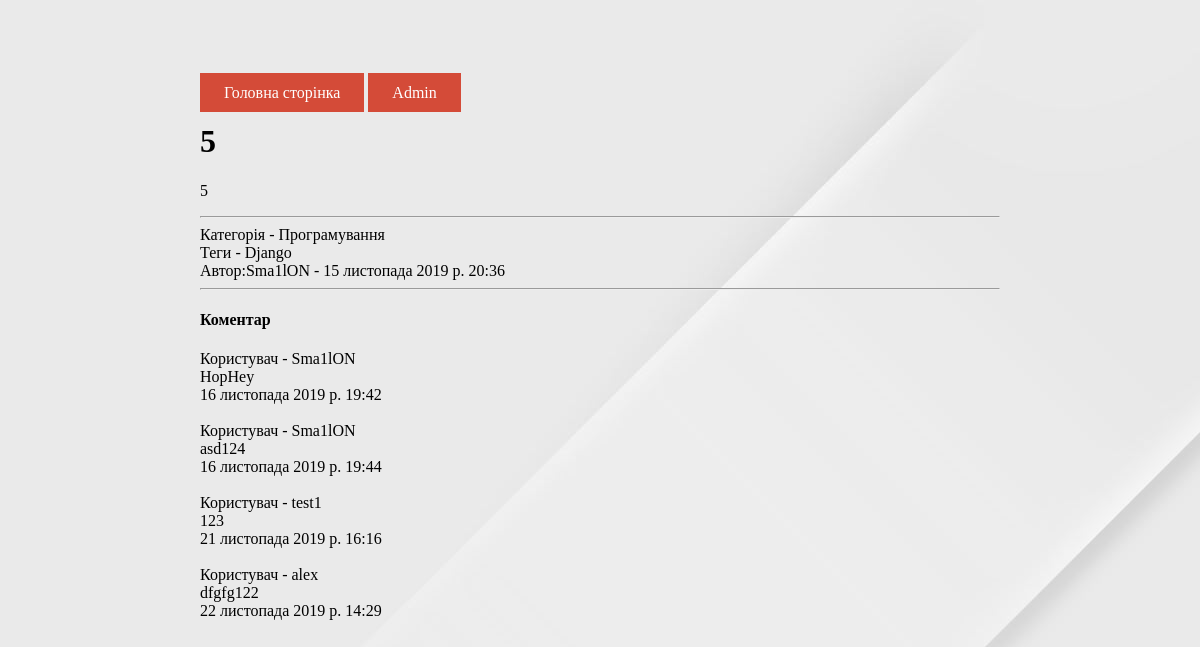
The app's page /single/12, older data.
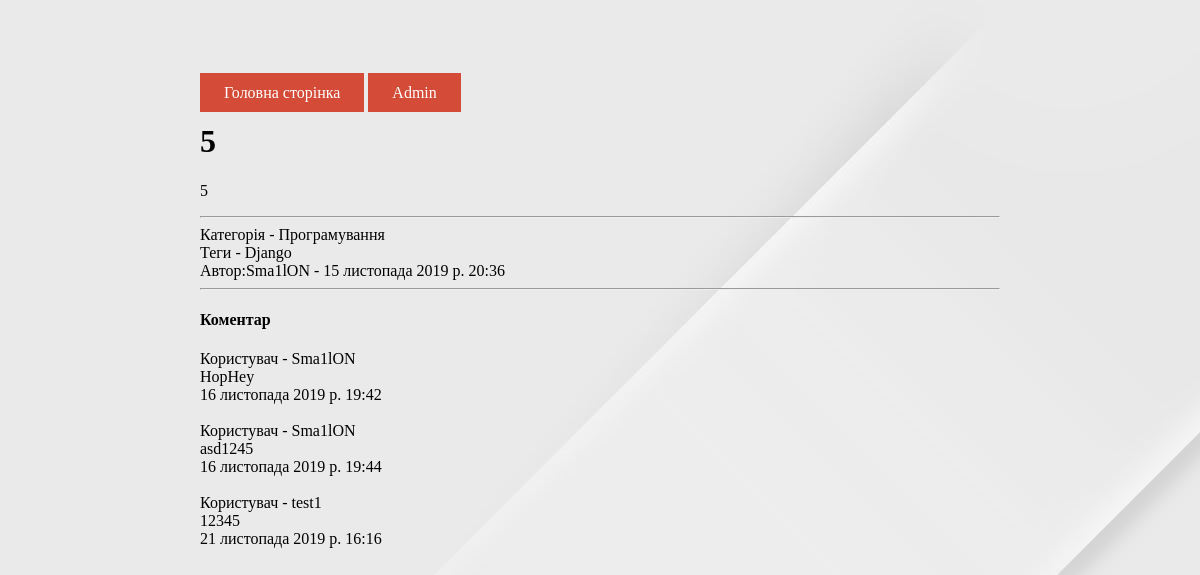
The same page, newer data.
### blog/models.py (models this page shows, shortened)
class Tag(models.Model):
    title = models.CharField("Тег", max_length=50)
    class Meta:
        verbose_name = "Тег"
        verbose_name_plural = "Теги"

class Comments(models.Model):
    user = models.ForeignKey(
        User,
        verbose_name="Користувач",
        on_delete=models.CASCADE)
    new = models.ForeignKey(
        Blog,
        verbose_name="Новина",
        on_delete=models.CASCADE)
    text = models.TextField("Коментар")
    created = models.DateTimeField("Дата добавлення", auto_now_add=True, null=True)
    moderation = models.BooleanField("Модерація", default=False)
    class Meta:
        verbose_name = "Коментар"
        verbose_name_plural = "Коментарі"

### blog/views.py (the view)
# urls.py: path('single/<int:pk>', views.blog_detail, name="blog_detail"),
def blog_detail(request, pk):
    new = get_object_or_404(Blog, id=pk)
    comment = Comments.objects.filter(new=pk)
    if request.method == "POST":
        form = CommentForms(request.POST)
        if form.is_valid():
            form = form.save(commit=False)
            form.user = request.user
            form.new = new
            form.save()
            return redirect(blog_detail, pk)
    else:
        form = CommentForms()
    return render(request, "blog/blog_detail.html",
                  {"new": new,
                   "comments": comment,
                   "form": form})

### blog/models.py (called while the page is built)
    def __str__(self):
        return self.title

### templates/blog/blog_detail.html (shortened to what this page needs)
{% extends 'blog/base.html' %}
  {% load staticfiles %}
{% block content %}
    <h1>{{ new.title }}</h1>
    <p class="goo">{{ new.text }}</p><hr>
    Категорія - {{ new.category}}<br>
    Теги - {% for tag in new.tags.all %}
                 {{tag.title}}
            {% endfor %} <br>
    Автор:{{ new.user}} - {{ new.created}}<hr>
    <h4 class="goo">Коментар</h4>
    {% for comment in comments %}
        Користувач - {{comment.user}}<br>
        {{comment.text}}<br>
        {{comment.created}}<br>
        <br>
    {% endfor %}
{% endblock content %}

Row changes from the older to the newer data that the page shows:
removed Comments: user "alex", text "dfgfg122", created "22 листопада 2019 р. 14:29"
changed Comments: text "asd124" → "asd1245"
changed Comments "21 листопада 2019 р. 16:16": text "123" → "12345"
